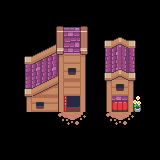

The image is a tile-based game level rendered from a .tmx file. Its description and complete source (layers, tilesets, objects, tile grids) follow:
An orthogonal 10x10 tile map with 16x16 px tiles, 4 tile layers (Decor, Buildings (Base), Buildings (Detail), Buildings (Upper)) and 4 objects.

<map version="1.10" tiledversion="1.11.2" orientation="orthogonal" renderorder="right-down" width="10" height="10" tilewidth="16" tileheight="16" infinite="0" nextlayerid="9" nextobjectid="17">
 <editorsettings>
  <export target="home.csv" format="csv" />
 </editorsettings>
 <tileset firstgid="1" source="spr_tileset_sunnysideworld_16px.tsx" />
 <layer id="2" name="Decor" width="10" height="10">
  <data encoding="csv">
0,0,0,0,0,0,0,0,0,0,
0,0,0,0,0,0,0,0,0,0,
0,0,0,0,0,0,0,0,0,0,
0,0,0,0,0,0,0,0,0,0,
0,0,0,0,0,0,0,0,0,0,
0,0,0,0,0,0,0,0,0,0,
0,0,0,0,0,0,0,0,0,0,
0,0,0,206,207,208,206,207,208,0,
0,0,0,0,0,0,0,0,0,0,
0,0,0,0,0,0,0,0,0,0
</data>
 </layer>
 <layer id="3" name="Buildings (Base)" width="10" height="10">
  <data encoding="csv">
0,0,0,0,0,0,0,0,0,0,
0,0,0,0,0,0,0,0,0,0,
0,0,0,0,0,0,0,0,0,0,
0,0,0,0,0,0,0,0,0,0,
0,2773,2774,2775,0,0,0,0,0,0,
0,2837,2838,2839,0,0,0,0,0,0,
0,2960,2840,2840,909,2962,2960,909,2962,0,
0,0,0,0,0,0,0,0,0,0,
0,0,0,0,0,0,0,0,0,0,
0,0,0,0,0,0,0,0,0,0
</data>
 </layer>
 <layer id="8" name="Buildings (Detail)" width="10" height="10">
  <data encoding="csv">
0,0,0,0,0,0,0,0,0,0,
0,0,0,0,0,0,0,0,0,0,
0,0,2966,2967,0,0,0,0,0,0,
0,3029,3030,3031,0,0,0,0,0,0,
0,0,0,0,0,0,0,0,0,0,
0,0,0,0,0,0,0,0,0,0,
0,2901,847,0,909,0,0,3025,2102,0,
0,0,0,0,0,0,0,0,0,0,
0,0,0,0,0,0,0,0,0,0,
0,0,0,0,0,0,0,0,0,0
</data>
 </layer>
 <layer id="4" name="Buildings (Upper)" width="10" height="10">
  <data encoding="csv">
0,0,0,0,0,0,0,0,0,0,
0,0,0,2640,2641,2642,0,0,0,0,
0,0,0,2832,2833,2834,2657,2658,2659,0,
0,0,0,2896,2897,2898,2785,2786,2787,0,
0,2773,2774,2960,2914,2962,2849,2850,2851,0,
0,2837,2838,2960,2840,2962,2913,2914,2915,0,
0,0,0,2960,0,0,0,0,0,0,
0,0,0,0,0,0,0,0,0,0,
0,0,0,0,0,0,0,0,0,0,
0,0,0,0,0,0,0,0,0,0
</data>
 </layer>
 <objectgroup id="5" name="Interactables">
  <object id="12" x="25.6913" y="26.8332" width="59.661" height="84.7814">
   <properties>
    <property name="action" value="openCrafting" />
   </properties>
  </object>
  <object id="13" x="105.62" y="39.6789" width="27.975" height="71.6503">
   <properties>
    <property name="action" value="openStorage" />
   </properties>
  </object>
 </objectgroup>
 <objectgroup id="6" name="Collision">
  <object id="14" x="25.9475" y="58.4531" width="59.0234" height="53.0355" />
  <object id="15" x="105.501" y="59.0234" width="28.2286" height="53.3207" />
 </objectgroup>
</map>
